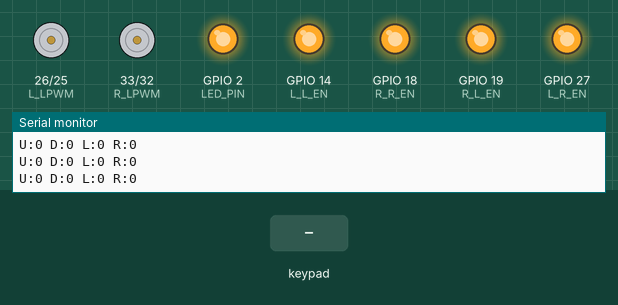
The sketch below on a simulated ESP32. Shown: motor-driver pin pairs drawn as motors (green arrow = first pin HIGH = forward, orange = second pin HIGH = backward, longer = more drive), output pins drawn as LEDs (lit = HIGH), the last lines printed to the serial monitor. The inputs (shaded band) are chosen by the test bench.

Above: at 1.2 s.
1.3 s: key 'U' pressed
At 1.52 s:
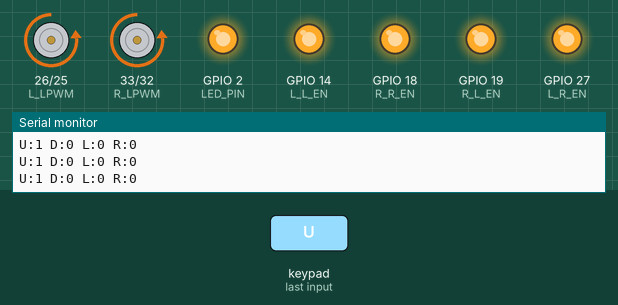
3.2 s: key 'D' pressed
At 3.4 s:
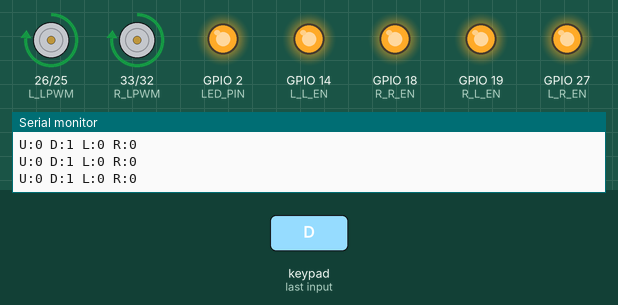
5.1 s: key 'L' pressed
At 5.31 s:
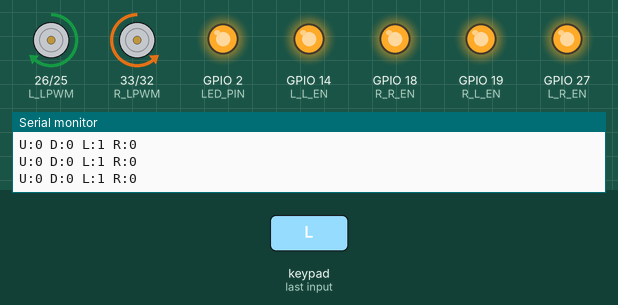
7.0 s: key 'R' pressed
At 7.2 s:
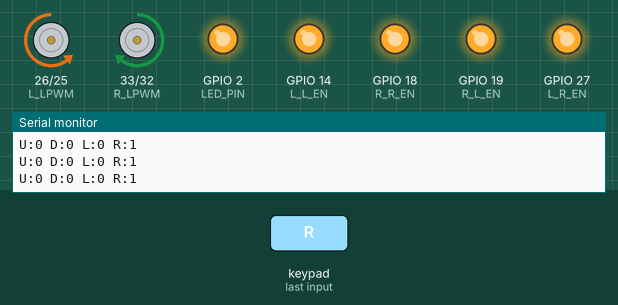
Timing chart, 0 to 9.9 s (numbered marks = the images above; inputs shaded):
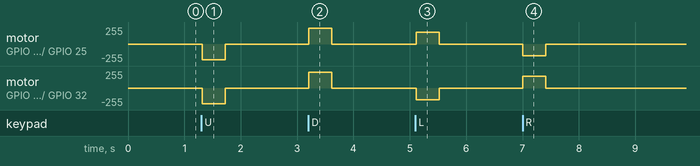

Measured:
- after the input at 1.3 s, motor on GPIO 26 (L_LPWM) / GPIO 25 (L_RPWM), motor on GPIO 33 (R_LPWM) / GPIO 32 (R_RPWM): stopped → backward 239/255 at once, → stopped 0.41 s later
- after the input at 3.2 s, motor on GPIO 26 (L_LPWM) / GPIO 25 (L_RPWM), motor on GPIO 33 (R_LPWM) / GPIO 32 (R_RPWM): stopped → forward 239/255 at once, → stopped 0.41 s later
- after the input at 5.1 s, motor on GPIO 26 (L_LPWM) / GPIO 25 (L_RPWM): stopped → forward 179/255 at once, → stopped 0.41 s later; motor on GPIO 33 (R_LPWM) / GPIO 32 (R_RPWM): stopped → backward 179/255 at once, → stopped 0.41 s later
- after the input at 7.0 s, motor on GPIO 26 (L_LPWM) / GPIO 25 (L_RPWM): stopped → backward 179/255 at once, → stopped 0.41 s later; motor on GPIO 33 (R_LPWM) / GPIO 32 (R_RPWM): stopped → forward 179/255 at once, → stopped 0.41 s later

The sketch:

zagrex.ino
```cpp
/*
 * ============================================================
 *  ZAGREX — High-Power RC Combat Robot
 *  AUK Robotics Competition — Fall 2025
 *  ETE Department | The American University of Kurdistan
 * ------------------------------------------------------------
 *  Hardware:
 *    • ESP32 WROOM
 *    • 2× BTS7960 43A Motor Driver
 *    • 4× JGB37-545 12V DC Gear Motors (1000 RPM)
 *    • 11.1V LiPo (3S) via XT60 Connector
 *    • DC-DC 10A Step-Down Converter (→ 5V for ESP32)
 *  Control:
 *    • Dabble Bluetooth App (GamePad module)
 * ============================================================
 */

#define CUSTOM_SETTINGS
#define INCLUDE_GAMEPAD_MODULE
#include <DabbleESP32.h>

// ─────────────────────────────────────────
//  BTS7960 Driver A  →  LEFT motors (Front-Left + Rear-Left)
// ─────────────────────────────────────────
#define L_RPWM   25   // Forward PWM
#define L_LPWM   26   // Backward PWM
#define L_R_EN   27   // Right Enable
#define L_L_EN   14   // Left Enable

// ─────────────────────────────────────────
//  BTS7960 Driver B  →  RIGHT motors (Front-Right + Rear-Right)
// ─────────────────────────────────────────
#define R_RPWM   32   // Forward PWM
#define R_LPWM   33   // Backward PWM
#define R_R_EN   18   // Right Enable
#define R_L_EN   19   // Left Enable

// ─────────────────────────────────────────
//  PWM Config
// ─────────────────────────────────────────
#define PWM_FREQ        20000   // 20 kHz (above hearing range)
#define PWM_RESOLUTION  8       // 8-bit: 0–255

#define CH_L_FWD  0
#define CH_L_BWD  1
#define CH_R_FWD  2
#define CH_R_BWD  3

// ─────────────────────────────────────────
//  Speed Settings
// ─────────────────────────────────────────
#define FULL_SPEED   240   // out of 255 (leaves headroom)
#define TURN_SPEED   180   // tighter control for turning

// ─────────────────────────────────────────
//  Optional Status LED
// ─────────────────────────────────────────
#define LED_PIN  2   // built-in LED on most ESP32 boards

// ─────────────────────────────────────────
//  Forward declarations
// ─────────────────────────────────────────
void moveForward();
void moveBackward();
void turnLeft();
void turnRight();
void stopAll();
void setLeft(int pwm);
void setRight(int pwm);

// ════════════════════════════════════════
void setup() {
  Serial.begin(115200);

  // Enable pins
  pinMode(L_R_EN, OUTPUT); digitalWrite(L_R_EN, HIGH);
  pinMode(L_L_EN, OUTPUT); digitalWrite(L_L_EN, HIGH);
  pinMode(R_R_EN, OUTPUT); digitalWrite(R_R_EN, HIGH);
  pinMode(R_L_EN, OUTPUT); digitalWrite(R_L_EN, HIGH);

  // PWM channels — Left side
  ledcSetup(CH_L_FWD, PWM_FREQ, PWM_RESOLUTION);
  ledcAttachPin(L_RPWM, CH_L_FWD);

  ledcSetup(CH_L_BWD, PWM_FREQ, PWM_RESOLUTION);
  ledcAttachPin(L_LPWM, CH_L_BWD);

  // PWM channels — Right side
  ledcSetup(CH_R_FWD, PWM_FREQ, PWM_RESOLUTION);
  ledcAttachPin(R_RPWM, CH_R_FWD);

  ledcSetup(CH_R_BWD, PWM_FREQ, PWM_RESOLUTION);
  ledcAttachPin(R_LPWM, CH_R_BWD);

  // LED
  pinMode(LED_PIN, OUTPUT);
  digitalWrite(LED_PIN, HIGH);   // ON = Bluetooth ready

  stopAll();

  // Start Dabble — name must match what Dabble app scans
  Dabble.begin("ZAGREX");

  Serial.println("ZAGREX ready. Waiting for Dabble...");
}

// ════════════════════════════════════════
void loop() {
  Dabble.processInput();

  // ── Movement ──────────────────────────
  if      (GamePad.isUpPressed())    moveForward();
  else if (GamePad.isDownPressed())  moveBackward();
  else if (GamePad.isLeftPressed())  turnLeft();
  else if (GamePad.isRightPressed()) turnRight();
  else                               stopAll();

  // ── Boost (Triangle = full power burst) ─
  // Hold Triangle + direction for max speed override
  if (GamePad.isTrianglePressed()) {
    if      (GamePad.isUpPressed())   { setLeft(255); setRight(255); }
    else if (GamePad.isDownPressed()) {
      ledcWrite(CH_L_FWD, 0); ledcWrite(CH_R_FWD, 0);
      ledcWrite(CH_L_BWD, 255); ledcWrite(CH_R_BWD, 255);
    }
  }

  // Debug output
  Serial.print("U:"); Serial.print(GamePad.isUpPressed());
  Serial.print(" D:"); Serial.print(GamePad.isDownPressed());
  Serial.print(" L:"); Serial.print(GamePad.isLeftPressed());
  Serial.print(" R:"); Serial.println(GamePad.isRightPressed());
  delay(20);
}

// ════════════════════════════════════════
//  Movement Functions
// ════════════════════════════════════════

void moveForward() {
  // Both sides forward
  ledcWrite(CH_L_FWD, FULL_SPEED); ledcWrite(CH_L_BWD, 0);
  ledcWrite(CH_R_FWD, FULL_SPEED); ledcWrite(CH_R_BWD, 0);
}

void moveBackward() {
  ledcWrite(CH_L_FWD, 0); ledcWrite(CH_L_BWD, FULL_SPEED);
  ledcWrite(CH_R_FWD, 0); ledcWrite(CH_R_BWD, FULL_SPEED);
}

void turnLeft() {
  // Left side backward, right side forward → pivot left
  ledcWrite(CH_L_FWD, 0);          ledcWrite(CH_L_BWD, TURN_SPEED);
  ledcWrite(CH_R_FWD, TURN_SPEED); ledcWrite(CH_R_BWD, 0);
}

void turnRight() {
  // Left side forward, right side backward → pivot right
  ledcWrite(CH_L_FWD, TURN_SPEED); ledcWrite(CH_L_BWD, 0);
  ledcWrite(CH_R_FWD, 0);          ledcWrite(CH_R_BWD, TURN_SPEED);
}

void stopAll() {
  ledcWrite(CH_L_FWD, 0); ledcWrite(CH_L_BWD, 0);
  ledcWrite(CH_R_FWD, 0); ledcWrite(CH_R_BWD, 0);
}

// ─── helpers ───────────────────────────
void setLeft(int pwm) {
  ledcWrite(CH_L_FWD, pwm); ledcWrite(CH_L_BWD, 0);
}
void setRight(int pwm) {
  ledcWrite(CH_R_FWD, pwm); ledcWrite(CH_R_BWD, 0);
}
```
